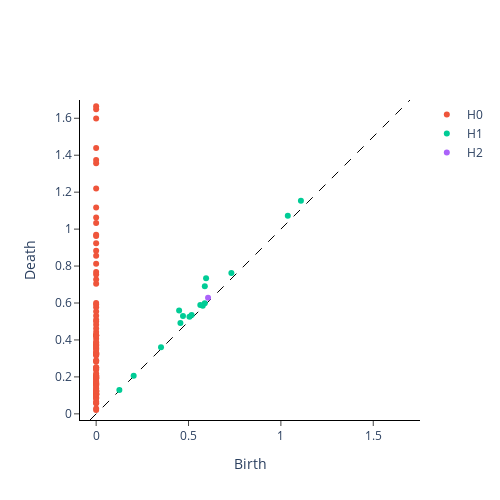

This figure's notebook cell:
### Markdown cell above
# PARA LOS DATOS REALES

### Code cell
mi_tda = AnalisisTDA(embedding_type = "STK", univariate = True, option_uni = 2)
# X_univariate = df["price"].values

X_univariate = decomposition.seasonal.values

# homologia_persistente(self, datos, embedding_dimension = 2, embedding_time_delay = 1, window_size = 100,  stride = 4)
embedding_dimension = 5
embedding_time_delay = 1
stride = 1
diagrama_real, features, plot_cloud = mi_tda.homologia_persistente(X_univariate, embedding_dimension = embedding_dimension, embedding_time_delay = embedding_time_delay, window_size = 100,  stride = stride)

# plots
plot_diagram(diagrama_real)
